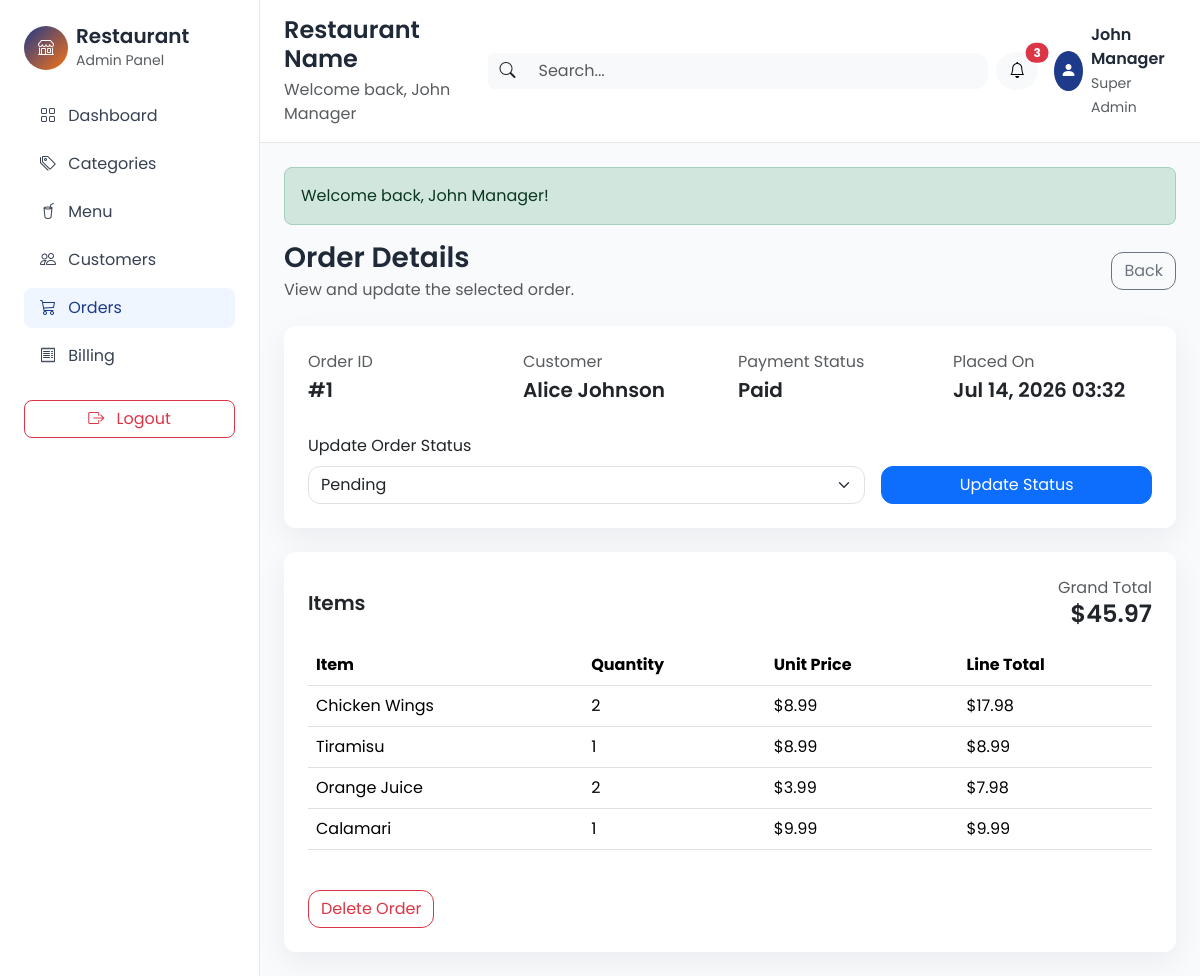
The app's page /pages/orders/order_details.php?id=1 (signed in) with its own data.
### tables this page shows
CREATE TABLE IF NOT EXISTS orders (
    id INT AUTO_INCREMENT PRIMARY KEY,
    customer_id INT NOT NULL,
    admin_id INT NOT NULL,
    order_date TIMESTAMP DEFAULT CURRENT_TIMESTAMP,
    total_amount DECIMAL(10,2) NOT NULL,
    payment_status VARCHAR(30) DEFAULT 'unpaid',
    order_status VARCHAR(30) DEFAULT 'pending',
    created_at TIMESTAMP DEFAULT CURRENT_TIMESTAMP,
    updated_at TIMESTAMP DEFAULT CURRENT_TIMESTAMP ON UPDATE CURRENT_TIMESTAMP,
    CONSTRAINT fk_order_customer FOREIGN KEY (customer_id) REFERENCES customers(id),
    CONSTRAINT fk_order_admin FOREIGN KEY (admin_id) REFERENCES admins(id)
);

CREATE TABLE IF NOT EXISTS customers (
    id INT AUTO_INCREMENT PRIMARY KEY,
    full_name VARCHAR(100) NOT NULL,
    phone VARCHAR(20) DEFAULT NULL,
    email VARCHAR(100) DEFAULT NULL,
    address TEXT DEFAULT NULL,
    created_at TIMESTAMP DEFAULT CURRENT_TIMESTAMP,
    updated_at TIMESTAMP DEFAULT CURRENT_TIMESTAMP ON UPDATE CURRENT_TIMESTAMP
);

CREATE TABLE IF NOT EXISTS order_items (
    id INT AUTO_INCREMENT PRIMARY KEY,
    order_id INT NOT NULL,
    menu_item_id INT NOT NULL,
    quantity INT NOT NULL,
    unit_price DECIMAL(10,2) NOT NULL,
    line_total DECIMAL(10,2) NOT NULL,
    created_at TIMESTAMP DEFAULT CURRENT_TIMESTAMP,
    CONSTRAINT fk_order_item_order FOREIGN KEY (order_id) REFERENCES orders(id),
    CONSTRAINT fk_order_item_menu FOREIGN KEY (menu_item_id) REFERENCES menu_items(id)
);

CREATE TABLE IF NOT EXISTS menu_items (
    id INT AUTO_INCREMENT PRIMARY KEY,
    category_id INT NOT NULL,
    name VARCHAR(150) NOT NULL,
    description TEXT DEFAULT NULL,
    price DECIMAL(10,2) NOT NULL,
    image_path VARCHAR(255) DEFAULT NULL,
    status VARCHAR(20) DEFAULT 'active',
    created_at TIMESTAMP DEFAULT CURRENT_TIMESTAMP,
    updated_at TIMESTAMP DEFAULT CURRENT_TIMESTAMP ON UPDATE CURRENT_TIMESTAMP,
    CONSTRAINT fk_menu_category FOREIGN KEY (category_id) REFERENCES categories(id)
);

### pages/orders/order_details.php (the view, shortened to what this page needs)
<?php
require_once ROOT_PATH . 'includes/functions.php';
$orderId = (int) ($_GET['id'] ?? 0);
$statuses = ['Pending', 'Preparing', 'Ready', 'Served', 'Cancelled'];
$connection = getDbConnection();
$statement = $connection->prepare('SELECT o.id, o.customer_id, o.admin_id, o.order_date, o.total_amount, o.payment_status, o.order_status, c.full_name AS customer_name, a.full_name AS admin_name FROM orders o LEFT JOIN customers c ON c.id = o.customer_id LEFT JOIN admins a ON a.id = o.admin_id WHERE o.id = ? LIMIT 1');
$statement->bind_param('i', $orderId);
$statement->execute();
$orderResult = $statement->get_result();
$order = $orderResult->fetch_assoc();
$itemStatement = $connection->prepare('SELECT oi.quantity, oi.unit_price, oi.line_total, mi.name AS menu_item_name FROM order_items oi LEFT JOIN menu_items mi ON mi.id = oi.menu_item_id WHERE oi.order_id = ? ORDER BY oi.id ASC');
$itemStatement->bind_param('i', $orderId);
$itemStatement->execute();
$orderItems = $itemStatement->get_result()->fetch_all(MYSQLI_ASSOC);
require_once ROOT_PATH . 'includes/header.php';
?>
<div class="d-flex justify-content-between align-items-center mb-4">
    <div>
        <h3 class="fw-semibold mb-1">Order Details</h3>
        <p class="text-muted mb-0">View and update the selected order.</p>
    </div>
    <a href="<?php echo BASE_URL; ?>/pages/orders/view_orders.php" class="btn btn-outline-secondary">Back</a>
</div>
<div class="card p-4 mb-4">
    <div class="row g-3">
        <div class="col-md-3">
            <p class="text-muted mb-1">Order ID</p>
            <h5 class="fw-semibold">#<?php echo (int) $order['id']; ?></h5>
        </div>
        <div class="col-md-3">
            <p class="text-muted mb-1">Customer</p>
            <h5 class="fw-semibold"><?php echo htmlspecialchars($order['customer_name'] ?? 'Guest'); ?></h5>
        </div>
        <div class="col-md-3">
            <p class="text-muted mb-1">Payment Status</p>
            <h5 class="fw-semibold"><?php echo htmlspecialchars(ucfirst($order['payment_status'] ?? 'unpaid')); ?></h5>
        </div>
        <div class="col-md-3">
            <p class="text-muted mb-1">Placed On</p>
            <h5 class="fw-semibold"><?php echo htmlspecialchars(date('M d, Y H:i', strtotime($order['order_date']))); ?></h5>
        </div>
    </div>
    <div class="mt-4">
        <form method="POST" class="row g-3 align-items-end">
            <div class="col-md-8">
                <label class="form-label">Update Order Status</label>
                <select name="order_status" class="form-select">
                    <?php foreach ($statuses as $status): ?>
                        <option value="<?php echo htmlspecialchars($status); ?>" <?php echo ($order['order_status'] ?? 'Pending') === $status ? 'selected' : ''; ?>><?php echo htmlspecialchars($status); ?></option>
                    <?php endforeach; ?>
                </select>
            </div>
            <div class="col-md-4">
                <button type="submit" class="btn btn-primary w-100">Update Status</button>
            </div>
        </form>
    </div>
</div>
<div class="card p-4">
    <div class="d-flex justify-content-between align-items-center mb-3">
        <h5 class="fw-semibold mb-0">Items</h5>
        <div class="text-end">
            <p class="text-muted mb-0">Grand Total</p>
            <h4 class="fw-semibold mb-0">$<?php echo number_format((float) $order['total_amount'], 2); ?></h4>
        </div>
    </div>
    <?php if (empty($orderItems)): ?>
        <?php echo renderEmptyState('No items found', 'This order does not contain any line items yet.'); ?>
    <?php else: ?>
        <div class="table-responsive">
            <table class="table align-middle">
                <thead>
                    <tr class="text-muted">
                        <th>Item</th>
                        <th>Quantity</th>
                        <th>Unit Price</th>
                        <th>Line Total</th>
                    </tr>
                </thead>
                <tbody>
                    <?php foreach ($orderItems as $item): ?>
                        <tr>
                            <td><?php echo htmlspecialchars($item['menu_item_name'] ?? 'Unknown item'); ?></td>
                            <td><?php echo (int) $item['quantity']; ?></td>
                            <td>$<?php echo number_format((float) $item['unit_price'], 2); ?></td>
                            <td>$<?php echo number_format((float) $item['line_total'], 2); ?></td>
                        </tr>
                    <?php endforeach; ?>
                </tbody>
            </table>
        </div>
    <?php endif; ?>
    <form method="POST" action="<?php echo BASE_URL; ?>/pages/orders/delete_order.php" class="mt-4" onsubmit="return confirm('Delete this order and all of its items?');">
        <button type="submit" class="btn btn-outline-danger">Delete Order</button>
    </form>
</div>
<?php require_once ROOT_PATH . 'includes/footer.php'; ?>

### assets/css/styles.css (style rules this page uses)
body { font-family: 'Poppins', sans-serif; background-color: #F8FAFC; color: #1F2937; }
.card { border: 0; border-radius: 12px; box-shadow: 0 10px 30px rgba(15, 23, 42, 0.06); }
.btn { border-radius: 12px; }
.form-control, .form-select { border-radius: 12px; }

### records on screen
orders: id "1", customer.full_name "Alice Johnson", payment_status "Paid", order_date "Jul 14, 2026 03:32", total_amount "45.97"
order_items: menu_item.name "Chicken Wings", quantity "2", unit_price "8.99", line_total "17.98"
order_items: menu_item.name "Tiramisu", quantity "1", unit_price "8.99", line_total "8.99"
order_items: menu_item.name "Orange Juice", quantity "2", unit_price "3.99", line_total "7.98"
order_items: menu_item.name "Calamari", quantity "1", unit_price "9.99", line_total "9.99"

### other values on screen
$adminName "John Manager"
$flash['message'] "Welcome back, John Manager!"
form field order_status "Pending"
